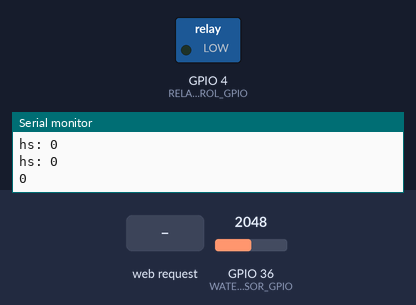
The sketch below on a simulated ESP32. Parts: switched loads named in the sketch (green lamp = pin HIGH), the last lines printed to the serial monitor. The test bench sets the inputs (shaded band); at power-on: GPIO 36 (WATER_SENSOR_GPIO) = 2048. WiFi joins after 1.5 s; servers stay silent unless stated; uploads are accepted with an empty reply; storage starts empty.

Above: at 1.2 s.
1.3 s: HTTP request GET /on received
At 2.1 s:
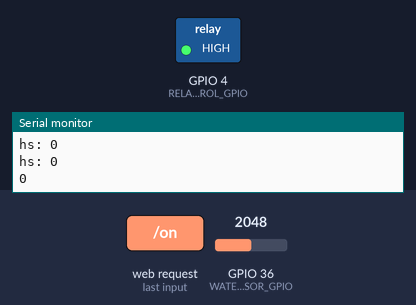
2.8 s: HTTP request GET /off received
At 3.3 s:
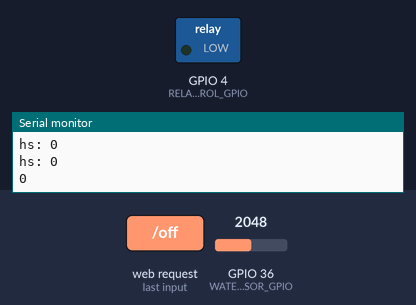
Timing chart, 0 to 5.8 s (numbered marks = the images above; inputs shaded):
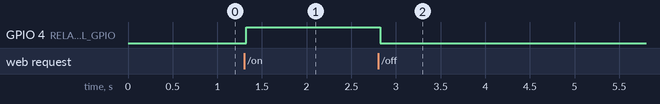

Measured:
- after the input at 1.3 s, GPIO 4 (RELAY_CONTROL_GPIO): LOW → HIGH at once
- after the input at 2.8 s, GPIO 4 (RELAY_CONTROL_GPIO): HIGH → LOW at once

The sketch:

sketch_mar4a.ino
```cpp
#include <WiFi.h>
#include <SPIFFS.h>
#include <ESPAsyncWebServer.h>
#include <HTTPClient.h>
#include <esp_task_wdt.h>
#define FORMAT_SPIFFS_IF_FAILED true
#define RELAY_CONTROL_GPIO 4
#define WATER_SENSOR_GPIO 36

const char *ssid = "Ziyang";
const char *password = NULL;
const char *WIFI_ssid = "Oneplus";
const char *WIFI_password = "leetcode888";

uint8_t buffer[128];
AsyncWebServer server(80);

void setup() {
  for(int i =0;i<sizeof(buffer);i++){
    buffer[i]=0;
  }
  pinMode(RELAY_CONTROL_GPIO, OUTPUT);
  Serial.begin(115200);
  Serial.println();
  WiFi.softAP(ssid, password);
  WiFi.begin(WIFI_ssid,WIFI_password);
  IPAddress myIP = WiFi.softAPIP();
  Serial.println(myIP);
  if(!SPIFFS.begin(FORMAT_SPIFFS_IF_FAILED)){
    Serial.println("SPIFFS Mount Failed");
    return;
  }
  server.on("/", HTTP_GET, [](AsyncWebServerRequest *request){request->send(SPIFFS, "/index.html");});
  server.on("/on",HTTP_GET,[](AsyncWebServerRequest *request){digitalWrite(RELAY_CONTROL_GPIO, HIGH);request->send(200, "text/plain","OK");});
  server.on("/off",HTTP_GET,[](AsyncWebServerRequest *request){digitalWrite(RELAY_CONTROL_GPIO, LOW);request->send(200, "text/plain","OK");});
  server.on("/sensor", HTTP_GET, [](AsyncWebServerRequest *request){request->send(200, "text/plain",String(read_water_sensor()));});
  server.begin();
}
int read_water_sensor(){
  int val = analogRead(WATER_SENSOR_GPIO);
  return val;
}
int get_file(const char* url){
    HTTPClient http;
    http.setReuse(true);
    http.begin(url);
    int httpResponseCode = http.GET();
    if (httpResponseCode>0) {
      int total = http.getSize();
      Serial.println(String("hs: ")+total);
      if(total<=0) return 1;
      if(total!=0){
        WiFiClient client = http.getStream();
        while(http.connected()&&(total>0||total==-1)){
          while(client.available()){
            int l = client.readBytes(buffer, client.available()>sizeof(buffer)?sizeof(buffer):client.available());
            if(l>0) return 1;
          }
          Serial.println(total);
          delay(100);
        }
        return 0;
      }else{
        return 0;
      }
    }else {
      Serial.print("Error code: ");
      Serial.println(httpResponseCode);
      return 1;
    }
}
void loop(){
  String url1 = String("http://iot.yujiezhu.net/api/water-level?user=1&level=")+String(read_water_sensor());
  String url2 = String("http://iot.yujiezhu.net/api/status?user=1");
  String url3 = String("http://315api.20170904.com/iot/power/on");
  String url4 = String("http://315api.20170904.com/iot/power/off");

  get_file(url1.c_str());
  get_file(url2.c_str());
  Serial.println(buffer[0]);
  if(buffer[0]=='0'){
    digitalWrite(RELAY_CONTROL_GPIO, LOW);
  }else if(buffer[0]=='1'){
    digitalWrite(RELAY_CONTROL_GPIO, HIGH);
  }
  // if(read_water_sensor()<=500){
  //   get_file(url3.c_str());
  // }else{
  //   get_file(url4.c_str());
  // }
  delay(2000);
}
```
